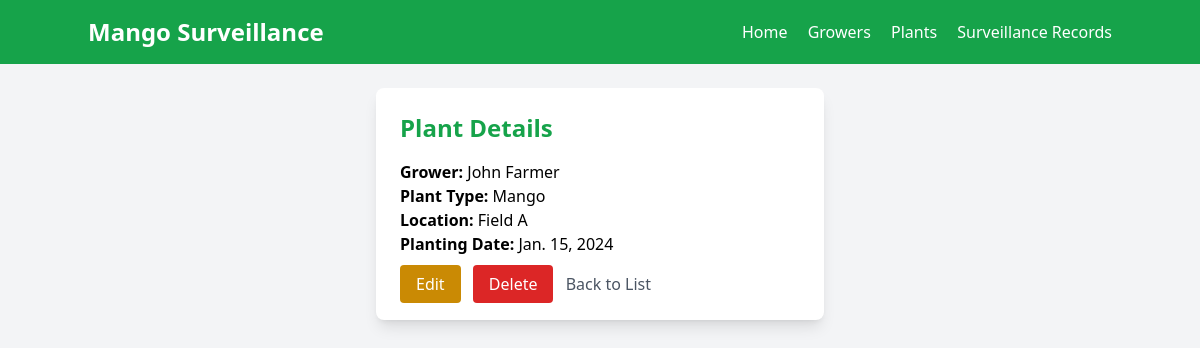
Screenshot of /plants/1/ with the database file from the repository.
### surveillance/models.py (models this page shows, shortened)
class Plant(models.Model):
    grower = models.ForeignKey(Grower, on_delete=models.CASCADE, related_name='plants')
    plant_type = models.CharField(max_length=50, default='Mango')
    location = models.CharField(max_length=200)
    planting_date = models.DateField()

class Grower(models.Model):
    name = models.CharField(max_length=100)
    email = models.EmailField(unique=True)
    property_location = models.CharField(max_length=200)

### surveillance/views.py (the view)
# urls.py: path('plants/<int:pk>/', views.PlantDetailView.as_view(), name='plant_detail'),
class PlantDetailView(DetailView):
    model = Plant
    template_name = 'surveillance/plant_detail.html'

### surveillance/templates/surveillance/plant_detail.html (shortened to what this page needs)
{% extends 'surveillance/base.html' %}
{% block content %}
    <div class="bg-white p-6 rounded-lg shadow-lg max-w-md mx-auto">
        <h1 class="text-2xl font-bold text-green-600 mb-4">Plant Details</h1>
        <p><strong>Grower:</strong> {{ plant.grower.name }}</p>
        <p><strong>Plant Type:</strong> {{ plant.plant_type }}</p>
        <p><strong>Location:</strong> {{ plant.location }}</p>
        <p><strong>Planting Date:</strong> {{ plant.planting_date }}</p>
        <div class="mt-4">
            <a href="{% url 'surveillance:plant_update' plant.pk %}" class="bg-yellow-600 text-white px-4 py-2 rounded hover:bg-yellow-700">Edit</a>
            <a href="{% url 'surveillance:plant_delete' plant.pk %}" class="bg-red-600 text-white px-4 py-2 rounded hover:bg-red-700 ml-2">Delete</a>
            <a href="{% url 'surveillance:plant_list' %}" class="text-gray-600 hover:underline ml-2">Back to List</a>
        </div>
    </div>
{% endblock %}

### rows the page displays
Plant: grower.name "John Farmer", plant_type "Mango", location "Field A", planting_date "Jan. 15, 2024"
